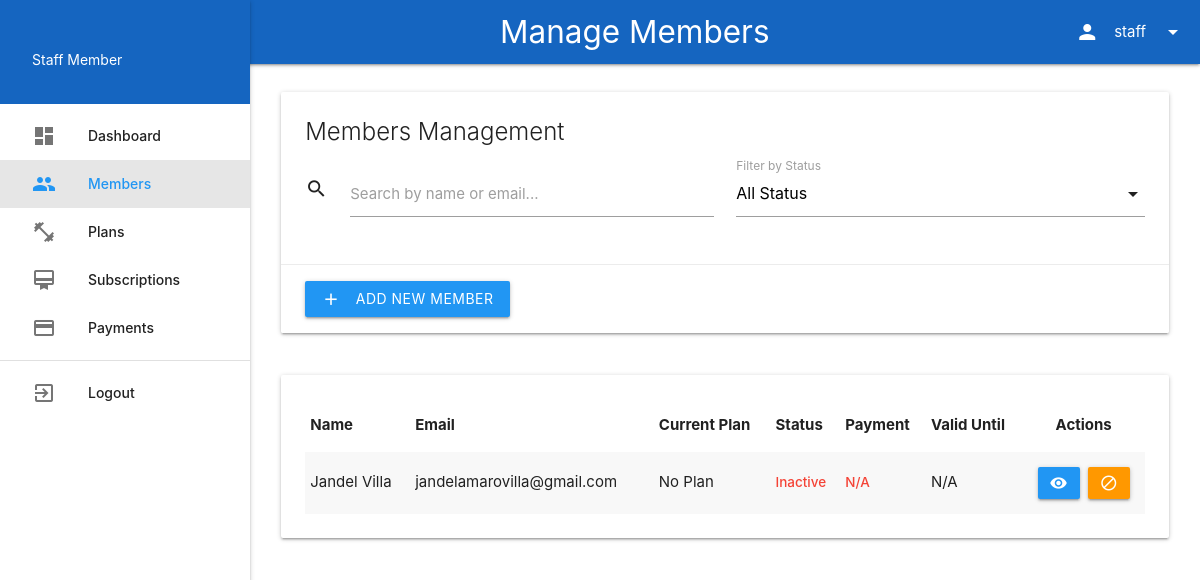
The page /staff/members.php (signed in) on the database its author committed.
### tables this page shows
CREATE TABLE `users` (
  `id` int(11) NOT NULL,
  `username` varchar(50) NOT NULL,
  `password` varchar(255) NOT NULL,
  `email` varchar(100) NOT NULL,
  `full_name` varchar(100) NOT NULL,
  `contact_number` varchar(20) NOT NULL,
  `address` text NOT NULL,
  `role` enum('admin','staff','member') NOT NULL,
  `status` enum('active','inactive') DEFAULT 'active',
  `verified` tinyint(1) DEFAULT 0,
  `verified_at` datetime DEFAULT NULL,
  `verified_by` int(11) DEFAULT NULL,
  `staff_notes` text DEFAULT NULL,
  `permanently_deleted` tinyint(1) DEFAULT 0,
  `deleted_at` datetime DEFAULT NULL,
  `created_at` timestamp NOT NULL DEFAULT current_timestamp(),
  `updated_at` timestamp NOT NULL DEFAULT current_timestamp() ON UPDATE current_timestamp()
);

### staff/members.php (the view, shortened to what this page needs)
<?php
require_once '../config/config.php';
$query = "SELECT u.*,
          CASE
            WHEN s.id IS NULL THEN 'Inactive'
            WHEN s.status = 'active' THEN 'Active'
            WHEN s.status = 'pending' THEN 'Pending'
            ELSE 'Inactive'
          END as subscription_status,
          p.name as plan_name,
          s.end_date as subscription_end,
          CASE
            WHEN s.id IS NULL THEN NULL
            ELSE COALESCE(py.status, 'pending')
          END as payment_status,
          u.created_at as member_since
          FROM users u
          LEFT JOIN (
              SELECT * FROM subscriptions
              WHERE status IN ('active', 'pending')
          ) s ON u.id = s.user_id
          LEFT JOIN plans p ON s.plan_id = p.id
          LEFT JOIN payments py ON s.id = py.subscription_id
          WHERE u.role = 'member'
          AND u.status = 'active'
          AND u.permanently_deleted = 0
          ORDER BY u.created_at DESC";
$members = $conn->query($query);
?>
<!DOCTYPE html>
<html lang="en">
<head>
    <link rel="stylesheet" href="https://cdnjs.cloudflare.com/ajax/libs/materialize/1.0.0/css/materialize.min.css">
</head>
<body>
    <?php include '../includes/staff_nav.php'; ?>
    <main>
        <div class="row">
            <div class="col s12">
                <div class="card">
                    <div class="card-content">
                        <div class="card-title">Members Management</div>
                        <div class="row mb-0">
                            <div class="col s12 m6">
                                <div class="input-field">
                                    <i class="material-icons prefix">search</i>
                                    <input type="text" id="search-input" onkeyup="filterMembers()">
                                    <label for="search-input">Search by name or email...</label>
                                </div>
                            </div>
                            <div class="col s12 m6">
                                <div class="input-field">
                                    <label>Filter by Status</label>
                                </div>
                            </div>
                        </div>
                    </div>
                    <div class="card-action">
                        <a href="#add-member-modal" class="btn blue waves-effect waves-light modal-trigger">
                            <i class="material-icons left">add</i>Add New Member
                        </a>
                    </div>
                </div>
            </div>
        </div>
        <div class="row">
            <div class="col s12">
                <div class="card">
                    <div class="card-content">
                        <table class="striped responsive-table" id="members-table">
                            <thead>
                                <tr>
                                    <th>Name</th>
                                    <th>Email</th>
                                    <th>Current Plan</th>
                                    <th>Status</th>
                                    <th>Payment</th>
                                    <th>Valid Until</th>
                                    <th class="center-align">Actions</th>
                                </tr>
                            </thead>
                            <tbody>
                                <?php if ($members && $members->num_rows > 0): ?>
                                    <?php while($member = $members->fetch_assoc()): ?>
                                        <tr>
                                            <td><?php echo htmlspecialchars($member['full_name']); ?></td>
                                            <td><?php echo htmlspecialchars($member['email']); ?></td>
                                            <td><?php echo htmlspecialchars($member['plan_name'] ?? 'No Plan'); ?></td>
                                            <td>
                                                <span class="status-text <?php
                                                    echo $member['subscription_status'] === 'Active' ? 'status-active' :
                                                        ($member['subscription_status'] === 'Pending' ? 'status-pending' : 'status-expired');
                                                ?>">
                                                    <?php echo $member['subscription_status']; ?>
                                                </span>
                                            </td>
                                            <td>
                                                <?php if ($member['subscription_status'] !== 'Inactive'): ?>
                                                    <span class="status-text <?php
                                                        echo $member['payment_status'] === 'paid' ? 'status-paid' : 'status-pending';
                                                    ?>">
                                                        <?php echo ucfirst($member['payment_status']); ?>
                                                    </span>
                                                <?php else: ?>
                                                    <span class="status-text status-expired">N/A</span>
                                                <?php endif; ?>
                                            </td>
                                            <td>
                                                <?php
                                                if ($member['subscription_status'] === 'Inactive') {
                                                    echo 'N/A';
                                                } else {
                                                    echo date('M d, Y', strtotime($member['subscription_end']));
                                                }
                                                ?>
                                            </td>
                                            <td class="center-align">
                                                <a href="#" onclick="viewMemberDetails(<?php echo $member['id']; ?>)"
                                                   class="btn-small blue waves-effect waves-light tooltipped"
                                                   data-position="top" data-tooltip="View Details">
                                                    <i class="material-icons">visibility</i>
                                                </a>
                                                <?php if ($member['status'] === 'active'): ?>
                                                    <a href="#" onclick="deactivateMember(<?php echo $member['id']; ?>)"
                                                       class="btn-small orange waves-effect waves-light tooltipped"
                                                       data-position="top" data-tooltip="Deactivate">
                                                        <i class="material-icons">block</i>
                                                    </a>
                                                <?php endif; ?>
                                            </td>
                                        </tr>
                                    <?php endwhile; ?>
                                <?php else: ?>
                                    <tr>
                                        <td colspan="7" class="center-align">No members found</td>
                                    </tr>
                                <?php endif; ?>
                            </tbody>
                        </table>
                    </div>
                </div>
            </div>
        </div>
    </main>
</body>
</html>

### includes/staff_nav.php (style rules this page uses)
main { padding: 20px; margin-left: 250px; }
main { margin-top: 64px; }

### staff/members.php (style rules this page uses)
.card-title { font-size: 24px !important; font-weight: 300; margin-bottom: 20px; }
.status-text { font-weight: 500; font-size: 0.9rem; }
.status-expired { color: #F44336; }
.btn-small { padding: 0 0.8rem; margin: 0 2px; }
.btn-small i { font-size: 1.2rem; line-height: inherit; }
.card .card-action { border-top: 1px solid rgba(160,160,160,0.2); padding: 16px 24px; }
.card .card-action .btn { margin-right: 0; }
.input-field .prefix { font-size: 1.5rem; top: 0.5rem; }
.input-field .prefix ~ input { margin-left: 3rem; width: calc(100% - 3rem); }
.row.mb-0 { margin-bottom: 0; }
table.striped > tbody > tr:nth-child(odd) { background-color: rgba(242,242,242,0.5); }

### rows shown on the page
users: full_name "Jandel Villa", email "jandelamarovilla@gmail.com", plan_name "No Plan", subscription_status "Inactive"

### other values the page prints
$page_title "Manage Members"
$_SESSION['username'] "staff"
